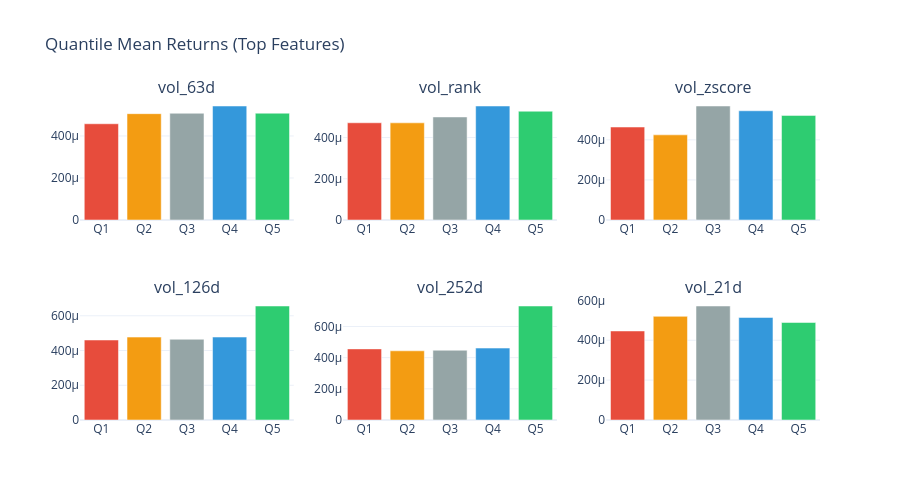

Notebook cell for this chart:
### Code cell
if quantile_spreads:
    n_show = min(6, len(quantile_spreads))
    feats_to_show = list(quantile_spreads.keys())[:n_show]
    n_rows_fig = (n_show + 2) // 3
    fig = make_subplots(rows=n_rows_fig, cols=3, subplot_titles=feats_to_show[:n_show])
    for idx, feat in enumerate(feats_to_show):
        r, c = divmod(idx, 3)
        q_means = quantile_spreads[feat]["q_means"]
        fig.add_trace(
            go.Bar(
                x=[f"Q{i + 1}" for i in range(len(q_means))],
                y=q_means,
                marker_color=["#e74c3c", "#f39c12", "#95a5a6", "#3498db", "#2ecc71"],
                showlegend=False,
            ),
            row=r + 1,
            col=c + 1,
        )
    fig.update_layout(
        template="plotly_white",
        height=250 * n_rows_fig,
        width=900,
        title_text="Quantile Mean Returns (Top Features)",
    )
    fig.show()

### Figure 1 — Plotly figure (JSON) as saved in the notebook; plotly's stock layout.template omitted (floating-point values rounded to 4 significant figures)
{"data": [{"marker": {"color": ["#e74c3c", "#f39c12", "#95a5a6", "#3498db", "#2ecc71"]}, "showlegend": false, "type": "bar", "x": ["Q1", "Q2", "Q3", "Q4", "Q5"], "xaxis": "x", "y": [0.0004583, 0.0005062, 0.0005082, 0.0005428, 0.0005085], "yaxis": "y"}, {"marker": {"color": ["#e74c3c", "#f39c12", "#95a5a6", "#3498db", "#2ecc71"]}, "showlegend": false, "type": "bar", "x": ["Q1", "Q2", "Q3", "Q4", "Q5"], "xaxis": "x2", "y": [0.0004717, 0.0004714, 0.0005, 0.0005531, 0.0005278], "yaxis": "y2"}, {"marker": {"color": ["#e74c3c", "#f39c12", "#95a5a6", "#3498db", "#2ecc71"]}, "showlegend": false, "type": "bar", "x": ["Q1", "Q2", "Q3", "Q4", "Q5"], "xaxis": "x3", "y": [0.0004638, 0.0004248, 0.0005687, 0.0005449, 0.0005218], "yaxis": "y3"}, {"marker": {"color": ["#e74c3c", "#f39c12", "#95a5a6", "#3498db", "#2ecc71"]}, "showlegend": false, "type": "bar", "x": ["Q1", "Q2", "Q3", "Q4", "Q5"], "xaxis": "x4", "y": [0.0004606, 0.0004774, 0.0004649, 0.0004776, 0.0006564], "yaxis": "y4"}, {"marker": {"color": ["#e74c3c", "#f39c12", "#95a5a6", "#3498db", "#2ecc71"]}, "showlegend": false, "type": "bar", "x": ["Q1", "Q2", "Q3", "Q4", "Q5"], "xaxis": "x5", "y": [0.0004562, 0.0004439, 0.0004476, 0.0004614, 0.0007313], "yaxis": "y5"}, {"marker": {"color": ["#e74c3c", "#f39c12", "#95a5a6", "#3498db", "#2ecc71"]}, "showlegend": false, "type": "bar", "x": ["Q1", "Q2", "Q3", "Q4", "Q5"], "xaxis": "x6", "y": [0.0004464, 0.0005197, 0.0005716, 0.0005142, 0.000489], "yaxis": "y6"}], "layout": {"annotations": [{"font": {"size": 16}, "showarrow": false, "text": "vol_63d", "x": 0.1444, "xanchor": "center", "xref": "paper", "y": 1.0, "yanchor": "bottom", "yref": "paper"}, {"font": {"size": 16}, "showarrow": false, "text": "vol_rank", "x": 0.5, "xanchor": "center", "xref": "paper", "y": 1.0, "yanchor": "bottom", "yref": "paper"}, {"font": {"size": 16}, "showarrow": false, "text": "vol_zscore", "x": 0.8556, "xanchor": "center", "xref": "paper", "y": 1.0, "yanchor": "bottom", "yref": "paper"}, {"font": {"size": 16}, "showarrow": false, "text": "vol_126d", "x": 0.1444, "xanchor": "center", "xref": "paper", "y": 0.375, "yanchor": "bottom", "yref": "paper"}, {"font": {"size": 16}, "showarrow": false, "text": "vol_252d", "x": 0.5, "xanchor": "center", "xref": "paper", "y": 0.375, "yanchor": "bottom", "yref": "paper"}, {"font": {"size": 16}, "showarrow": false, "text": "vol_21d", "x": 0.8556, "xanchor": "center", "xref": "paper", "y": 0.375, "yanchor": "bottom", "yref": "paper"}], "height": 500, "title": {"text": "Quantile Mean Returns (Top Features)"}, "width": 900, "xaxis": {"anchor": "y", "domain": [0.0, 0.2889]}, "xaxis2": {"anchor": "y2", "domain": [0.3556, 0.6444]}, "xaxis3": {"anchor": "y3", "domain": [0.7111, 1.0]}, "xaxis4": {"anchor": "y4", "domain": [0.0, 0.2889]}, "xaxis5": {"anchor": "y5", "domain": [0.3556, 0.6444]}, "xaxis6": {"anchor": "y6", "domain": [0.7111, 1.0]}, "yaxis": {"anchor": "x", "domain": [0.625, 1.0]}, "yaxis2": {"anchor": "x2", "domain": [0.625, 1.0]}, "yaxis3": {"anchor": "x3", "domain": [0.625, 1.0]}, "yaxis4": {"anchor": "x4", "domain": [0.0, 0.375]}, "yaxis5": {"anchor": "x5", "domain": [0.0, 0.375]}, "yaxis6": {"anchor": "x6", "domain": [0.0, 0.375]}}}
